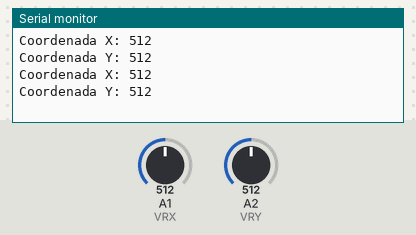
Bench run of a sketch on a simulated Arduino Uno, built with avr-gcc and run on an emulated ATmega328P. Shown: the last lines printed to the serial monitor. The inputs (shaded band) are chosen by the test bench; at power-on: A1 (VRX) = 512, A2 (VRY) = 512.

Above: at 1.8 s.
1.9 s: A1 (VRX) set to 716
At 2.8 s:
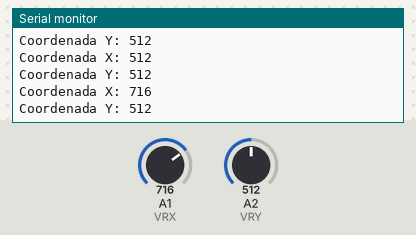
3.4 s: A2 (VRY) set to 716
At 4.7 s:
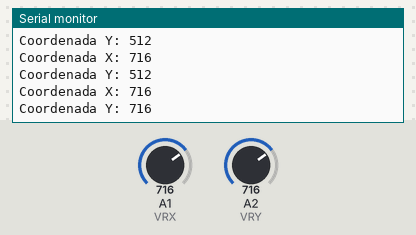
4.9 s: A1 (VRX) set to 900
At 5.8 s:
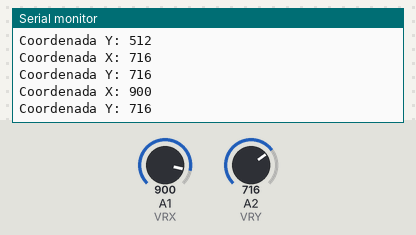
6.4 s: A2 (VRY) set to 900
At 7.4 s:
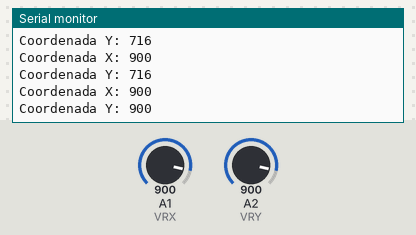
Timing chart, 0 to 8.9 s (numbered marks = the images above; inputs shaded):
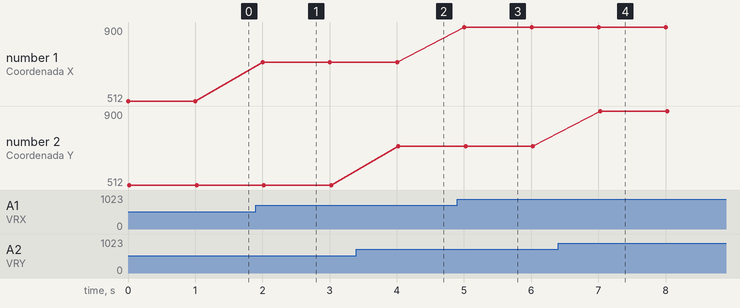

The sketch:

joystick.ino
```cpp
#define VRX A1
#define VRY A2

int val_x, val_y;

void setup() {
	pinMode(VRX, INPUT);
	pinMode(VRY, INPUT);
	Serial.begin(9600);
}

void loop() {
	val_x = analogRead(VRX);
	val_y = analogRead(VRY);

	Serial.println("Coordenada X: " + String(val_x));
	Serial.println("Coordenada Y: " + String(val_y));

  delay(1000);
}
```

Measured:
- after the input at 1.9 s, the serial monitor: prints a new line after 0.10 s (image 1)
- after the input at 3.4 s, the serial monitor: prints a new line after 0.62 s (image 2)
- after the input at 4.9 s, the serial monitor: prints a new line after 0.10 s (image 3)
- after the input at 6.4 s, the serial monitor: prints a new line after 0.63 s (image 4)
- plotted number 1: 512 → 716 after the input at 1.9 s, 716 → 900 after the input at 4.9 s
